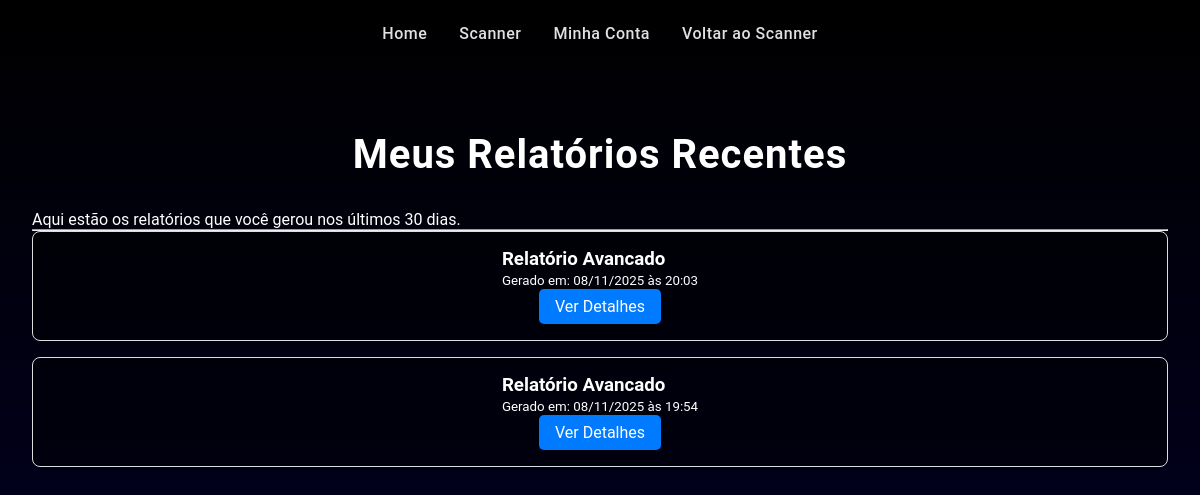
Page /relatorios_recentes (signed in) on the committed database.
### app/models.py (models this page shows, shortened)
class Cliente(db.Model):
    id = db.Column(db.Integer, primary_key=True)
    cliente_nome = db.Column(db.String(80), nullable=False)
    cliente_email = db.Column(db.String(320), unique=True, nullable=False)
    cliente_senha = db.Column(db.String(128))
    cliente_status = db.Column(db.String(10), nullable=False, default='ativo')
    nivel_acesso = db.Column(db.String(20), nullable=False, default='basico') #1 cliente só pode ter 1 nível
    relatorios_basicos = db.relationship('RelatorioBasico', backref='cliente', lazy=True, cascade="all, delete-orphan")  #    # Um cliente pode ter VÁRIOS relatórios básicos
    relatorios_intermediarios = db.relationship('RelatorioIntermediario', backref='cliente', lazy=True, cascade="all, delete-orphan")       # Um cliente pode ter VÁRIOS relatórios intermediários
    relatorios_avancados = db.relationship('RelatorioAvancado', backref='cliente', lazy=True, cascade="all, delete-orphan")       # Um cliente pode ter VÁRIOS relatórios avançados

class RelatorioAvancado(db.Model):
    id = db.Column(db.Integer, primary_key=True)
    conteudo = db.Column(db.Text, nullable=False)
    data_criacao = db.Column(db.DateTime, nullable=False, default=datetime.utcnow)
    cliente_id = db.Column(db.Integer, db.ForeignKey('cliente.id'), nullable=False)

### app/routes.py (the view, shortened to what this page needs)
@main_bp.route('/relatorios_recentes')
def relatorios_recentes():
    if 'cliente_id' not in session:
        flash('Você precisa estar logado para acessar esta página.', 'warning')
        return redirect(url_for('main.login'))
    cliente = Cliente.query.get(session['cliente_id'])
    from datetime import datetime, timedelta
    data_limite = datetime.utcnow() - timedelta(days=30)
    relatorios = []
    basicos = RelatorioBasico.query.filter(
        RelatorioBasico.cliente_id == cliente.id,
        RelatorioBasico.data_criacao >= data_limite
    ).all()
    intermediarios = RelatorioIntermediario.query.filter(
        RelatorioIntermediario.cliente_id == cliente.id,
        RelatorioIntermediario.data_criacao >= data_limite
    ).all()
    avancados = RelatorioAvancado.query.filter(
        RelatorioAvancado.cliente_id == cliente.id,
        RelatorioAvancado.data_criacao >= data_limite
    ).all()
    for rel in avancados:
        relatorios.append({
            'id': rel.id,
            'tipo': 'avancado',
            'data_criacao': rel.data_criacao,
            'alvo': None
        })
    relatorios.sort(key=lambda x: x['data_criacao'], reverse=True)
    return render_template('relatorios_recentes.html', relatorios=relatorios)

### app/templates/relatorios_recentes.html (shortened to what this page needs)
<!DOCTYPE html>
<html lang="pt-BR">
<head>
    <link rel="stylesheet" href="{{ url_for('static', filename='css/style.css') }}">
</head>
<body>
    <div>
        <nav>
            <a href="/">Home</a>
            <a href="/scaner">Scanner</a>
            <a href="/minha_conta">Minha Conta</a>
            <a href="{{ url_for('main.scaner') }}">Voltar ao Scanner</a>
        </nav>
    </div>
    <div class="container" style="padding: 2rem;">
        <h1>Meus Relatórios Recentes</h1>
        <p>Aqui estão os relatórios que você gerou nos últimos 30 dias.</p>
        <hr>
        <div class="lista-relatorios">
            {% if relatorios %}
                {% for rel in relatorios %}
                    <div class="relatorio-card" style="border: 1px solid #ddd; padding: 1rem; margin-bottom: 1rem; border-radius: 8px; display: flex; justify-content: space-between; align-items: center;">
                        <div>
                            <h3 style="margin: 0;">Relatório {{ rel.tipo.title() }}</h3>
                            <small>Gerado em: {{ rel.data_criacao.strftime('%d/%m/%Y às %H:%M') }}</small>
                        </div>
                        <a href="{{ url_for('main.visualizar_relatorio', relatorio_id=rel.id, tipo=rel.tipo) }}" class="btn-visualizar" style="background-color: #007bff; color: white; padding: 0.5rem 1rem; text-decoration: none; border-radius: 5px;">
                            Ver Detalhes
                        </a>
                    </div>
                {% endfor %}
            {% else %}
                <div class="relatorio-card-vazio" style="text-align: center; padding: 2rem; border: 1px dashed #ccc; border-radius: 8px;">
                    <p>Nenhum relatório recente encontrado.</p>
                </div>
            {% endif %}
        </div>
    </div>
</body>
</html>

### app/static/css/style.css (style rules this page uses)
* { margin: 0; padding: 0; box-sizing: border-box; }
html { height: 100%; }
body { font-family: 'Montserrat', 'Poppins', 'Roboto', sans-serif; background: linear-gradient(to bottom, #000000 0%, #03002b 100%); min-height: 100%; color: #ffffff; background-attachment: fixed; }
h1, h2 { text-align: center; color: #ffffff; font-weight: 700; letter-spacing: 1px; }
h1 { font-size: 2.5rem; margin: 2rem 0; }
nav { padding: 1.5rem 2rem; display: flex; gap: 2rem; align-items: center; justify-content: center; }
nav a { color: #e0e0e0; text-decoration: none; font-size: 1rem; font-weight: 500; transition: color 0.3s ease; letter-spacing: 0.5px; }
.relatorio-card { background: rgba(0, 0, 0, 0.4); border-radius: 20px; padding: 2rem; border: 2px solid rgba(0, 170, 255, 0.3); transition: all 0.3s ease; display: flex; flex-direction: column; position: relative; overflow: hidden; }

### rows in the picture
Cliente: tipo "Avancado", data_criacao "08/11/2025 às 20:03", data_criacao "08/11/2025 às 19:54"
